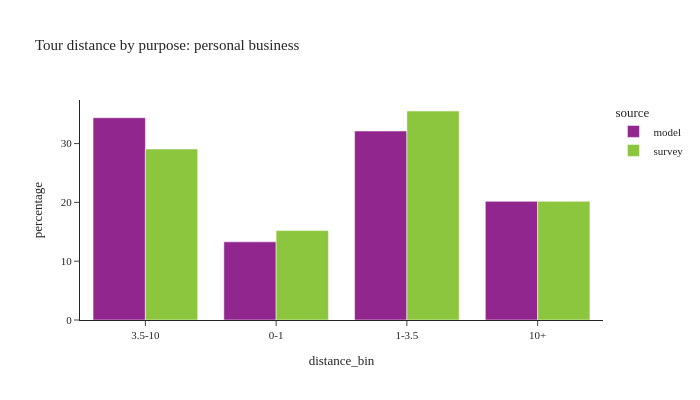

Write notebook code for a chart like this one.
### Code cell
plot_bins(tour, pl.col('pdpurp') == 4, 'personal business')

### Figure 1 — Plotly figure (JSON) as saved in the notebook; plotly's stock layout.template omitted (floating-point values rounded to 4 significant figures)
{"data": [{"alignmentgroup": "True", "customdata": [[135009], [52154], [126124], [79183]], "hovertemplate": "source=model<br>distance_bin=%{x}<br>percentage=%{y}<br>sample count=%{customdata[0]}<extra></extra>", "legendgroup": "model", "marker": {"color": "#91268F", "pattern": {"shape": ""}}, "name": "model", "offsetgroup": "model", "orientation": "v", "showlegend": true, "textposition": "auto", "type": "bar", "x": ["3.5-10", "0-1", "1-3.5", "10+"], "xaxis": "x", "y": [34.4, 13.29, 32.14, 20.18], "yaxis": "y"}, {"alignmentgroup": "True", "customdata": [[106], [102], [195], [194]], "hovertemplate": "source=survey<br>distance_bin=%{x}<br>percentage=%{y}<br>sample count=%{customdata[0]}<extra></extra>", "legendgroup": "survey", "marker": {"color": "#8CC63E", "pattern": {"shape": ""}}, "name": "survey", "offsetgroup": "survey", "orientation": "v", "showlegend": true, "textposition": "auto", "type": "bar", "x": ["10+", "0-1", "1-3.5", "3.5-10"], "xaxis": "x", "y": [20.18, 15.21, 35.54, 29.07], "yaxis": "y"}], "layout": {"barmode": "group", "font": {"size": 11}, "height": 400, "legend": {"title": {"text": "source"}, "tracegroupgap": 0}, "title": {"text": "Tour distance by purpose: personal business"}, "width": 700, "xaxis": {"anchor": "y", "domain": [0.0, 1.0], "title": {"text": "distance_bin"}}, "yaxis": {"anchor": "x", "domain": [0.0, 1.0], "title": {"text": "percentage"}}}}
